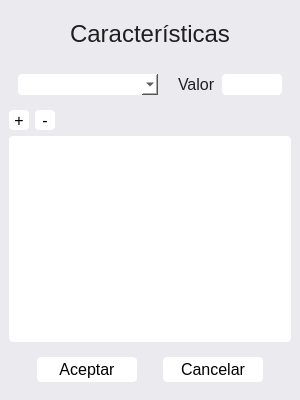
<?xml version="1.0" encoding="UTF-8"?>
<ui version="4.0">
 <class>MainWindow</class>
 <widget class="QMainWindow" name="MainWindow">
  <property name="geometry">
   <rect>
    <x>0</x>
    <y>0</y>
    <width>300</width>
    <height>400</height>
   </rect>
  </property>
  <property name="minimumSize">
   <size>
    <width>300</width>
    <height>400</height>
   </size>
  </property>
  <property name="maximumSize">
   <size>
    <width>300</width>
    <height>400</height>
   </size>
  </property>
  <property name="windowTitle">
   <string>MainWindow</string>
  </property>
  <property name="styleSheet">
   <string notr="true">background-color: rgb(235, 235, 239);
color: #1f1f1f;</string>
  </property>
  <widget class="QWidget" name="centralwidget">
   <layout class="QVBoxLayout" name="verticalLayout">
    <item>
     <widget class="QLabel" name="label">
      <property name="minimumSize">
       <size>
        <width>0</width>
        <height>50</height>
       </size>
      </property>
      <property name="maximumSize">
       <size>
        <width>16777215</width>
        <height>50</height>
       </size>
      </property>
      <property name="font">
       <font>
        <pointsize>18</pointsize>
       </font>
      </property>
      <property name="text">
       <string>Características</string>
      </property>
      <property name="alignment">
       <set>Qt::AlignCenter</set>
      </property>
     </widget>
    </item>
    <item alignment="Qt::AlignHCenter">
     <widget class="QWidget" name="horizontalWidget_2" native="true">
      <layout class="QHBoxLayout" name="horizontalLayout_2">
       <item>
        <widget class="QComboBox" name="comboBox">
         <property name="minimumSize">
          <size>
           <width>140</width>
           <height>0</height>
          </size>
         </property>
         <property name="maximumSize">
          <size>
           <width>140</width>
           <height>16777215</height>
          </size>
         </property>
         <property name="font">
          <font>
           <pointsize>12</pointsize>
          </font>
         </property>
         <property name="styleSheet">
          <string notr="true">QComboBox{
	color: black;
	background-color: white;
	border-radius: 4px;
}</string>
         </property>
        </widget>
       </item>
       <item>
        <spacer name="horizontalSpacer">
         <property name="orientation">
          <enum>Qt::Horizontal</enum>
         </property>
         <property name="sizeType">
          <enum>QSizePolicy::Fixed</enum>
         </property>
         <property name="sizeHint" stdset="0">
          <size>
           <width>40</width>
           <height>20</height>
          </size>
         </property>
        </spacer>
       </item>
       <item>
        <widget class="QLabel" name="label_2">
         <property name="font">
          <font>
           <pointsize>12</pointsize>
          </font>
         </property>
         <property name="text">
          <string>Valor</string>
         </property>
        </widget>
       </item>
       <item>
        <widget class="QLineEdit" name="txtValor">
         <property name="minimumSize">
          <size>
           <width>60</width>
           <height>0</height>
          </size>
         </property>
         <property name="maximumSize">
          <size>
           <width>60</width>
           <height>16777215</height>
          </size>
         </property>
         <property name="font">
          <font>
           <pointsize>12</pointsize>
          </font>
         </property>
         <property name="styleSheet">
          <string notr="true">QLineEdit{
	color: black;
	background-color: white;
	border-radius: 4px;
}
</string>
         </property>
        </widget>
       </item>
      </layout>
     </widget>
    </item>
    <item>
     <layout class="QHBoxLayout" name="horizontalLayout_3">
      <item>
       <widget class="QPushButton" name="btnAgregarCaracteristica">
        <property name="minimumSize">
         <size>
          <width>20</width>
          <height>20</height>
         </size>
        </property>
        <property name="maximumSize">
         <size>
          <width>20</width>
          <height>20</height>
         </size>
        </property>
        <property name="font">
         <font>
          <pointsize>12</pointsize>
         </font>
        </property>
        <property name="styleSheet">
         <string notr="true">QPushButton{
	color: black;
	background-color: white;
	border-radius: 4px;
}

QPushButton::hover {
	background-color: #3081D0;
	color: white;
}</string>
        </property>
        <property name="text">
         <string>+</string>
        </property>
       </widget>
      </item>
      <item>
       <widget class="QPushButton" name="btnQuitarCaracteristica">
        <property name="minimumSize">
         <size>
          <width>20</width>
          <height>20</height>
         </size>
        </property>
        <property name="maximumSize">
         <size>
          <width>20</width>
          <height>20</height>
         </size>
        </property>
        <property name="font">
         <font>
          <pointsize>12</pointsize>
         </font>
        </property>
        <property name="styleSheet">
         <string notr="true">QPushButton{
	color: black;
	background-color: white;
	border-radius: 4px;
}

QPushButton::hover {
	background-color: #3081D0;
	color: white;
}</string>
        </property>
        <property name="text">
         <string>-</string>
        </property>
       </widget>
      </item>
      <item>
       <spacer name="horizontalSpacer_2">
        <property name="orientation">
         <enum>Qt::Horizontal</enum>
        </property>
        <property name="sizeHint" stdset="0">
         <size>
          <width>40</width>
          <height>20</height>
         </size>
        </property>
       </spacer>
      </item>
     </layout>
    </item>
    <item>
     <widget class="QTableWidget" name="tblCaracteristicas">
      <property name="font">
       <font>
        <pointsize>12</pointsize>
       </font>
      </property>
      <property name="styleSheet">
       <string notr="true">QTableWidget{
	color: black;
	background-color: white;
	border-radius: 4px;
}</string>
      </property>
     </widget>
    </item>
    <item>
     <widget class="QWidget" name="horizontalWidget" native="true">
      <property name="minimumSize">
       <size>
        <width>0</width>
        <height>30</height>
       </size>
      </property>
      <layout class="QHBoxLayout" name="horizontalLayout">
       <item>
        <spacer name="horizontalSpacer_4">
         <property name="orientation">
          <enum>Qt::Horizontal</enum>
         </property>
         <property name="sizeHint" stdset="0">
          <size>
           <width>40</width>
           <height>20</height>
          </size>
         </property>
        </spacer>
       </item>
       <item>
        <widget class="QPushButton" name="btnAceptar">
         <property name="minimumSize">
          <size>
           <width>100</width>
           <height>25</height>
          </size>
         </property>
         <property name="maximumSize">
          <size>
           <width>100</width>
           <height>25</height>
          </size>
         </property>
         <property name="font">
          <font>
           <pointsize>12</pointsize>
          </font>
         </property>
         <property name="styleSheet">
          <string notr="true">QPushButton{
	color: black;
	background-color: white;
	border-radius: 4px;
}

QPushButton::hover {
	background-color: #3081D0;
	color: white;
}</string>
         </property>
         <property name="text">
          <string>Aceptar</string>
         </property>
        </widget>
       </item>
       <item>
        <spacer name="horizontalSpacer_3">
         <property name="orientation">
          <enum>Qt::Horizontal</enum>
         </property>
         <property name="sizeType">
          <enum>QSizePolicy::Fixed</enum>
         </property>
         <property name="sizeHint" stdset="0">
          <size>
           <width>20</width>
           <height>20</height>
          </size>
         </property>
        </spacer>
       </item>
       <item>
        <widget class="QPushButton" name="btnCancelar">
         <property name="minimumSize">
          <size>
           <width>100</width>
           <height>25</height>
          </size>
         </property>
         <property name="maximumSize">
          <size>
           <width>100</width>
           <height>25</height>
          </size>
         </property>
         <property name="font">
          <font>
           <pointsize>12</pointsize>
          </font>
         </property>
         <property name="styleSheet">
          <string notr="true">QPushButton{
	color: black;
	background-color: white;
	border-radius: 4px;
}

QPushButton::hover {
	background-color: #3081D0;
	color: white;
}</string>
         </property>
         <property name="text">
          <string>Cancelar</string>
         </property>
        </widget>
       </item>
       <item>
        <spacer name="horizontalSpacer_5">
         <property name="orientation">
          <enum>Qt::Horizontal</enum>
         </property>
         <property name="sizeHint" stdset="0">
          <size>
           <width>40</width>
           <height>20</height>
          </size>
         </property>
        </spacer>
       </item>
      </layout>
     </widget>
    </item>
   </layout>
  </widget>
 </widget>
 <resources/>
 <connections/>
</ui>
